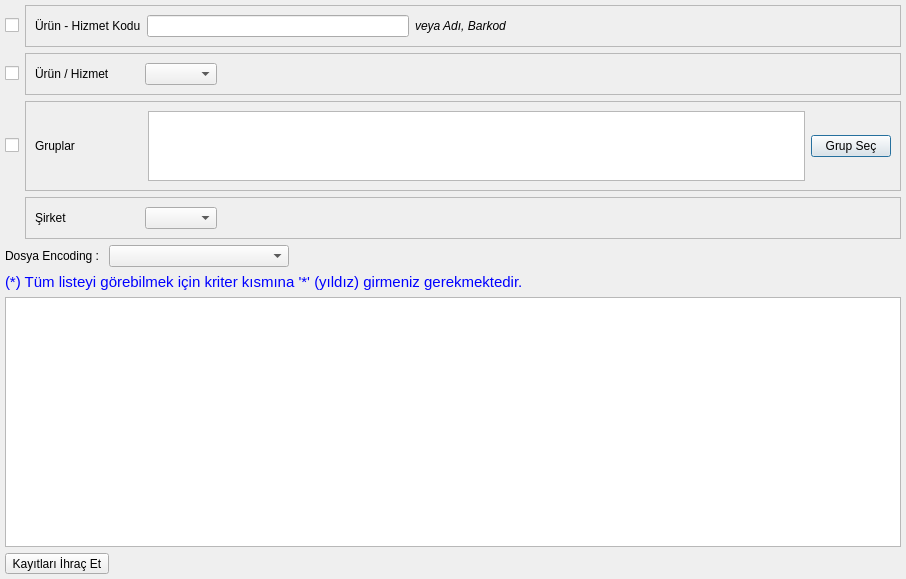
<?xml version="1.0" encoding="UTF-8"?>
<ui version="4.0">
 <class>STOK_URUN_ARAMA</class>
 <widget class="QDialog" name="STOK_URUN_ARAMA">
  <property name="geometry">
   <rect>
    <x>0</x>
    <y>0</y>
    <width>906</width>
    <height>579</height>
   </rect>
  </property>
  <property name="sizePolicy">
   <sizepolicy hsizetype="Expanding" vsizetype="Expanding">
    <horstretch>0</horstretch>
    <verstretch>0</verstretch>
   </sizepolicy>
  </property>
  <property name="minimumSize">
   <size>
    <width>640</width>
    <height>420</height>
   </size>
  </property>
  <property name="windowTitle">
   <string>ÜRÜN ARAMA</string>
  </property>
  <layout class="QGridLayout" name="gridLayout_5" rowstretch="1,1,1,1,1,1,80,1">
   <property name="margin">
    <number>5</number>
   </property>
   <item row="0" column="0">
    <widget class="QCheckBox" name="checkBox_urun_hizmet_kodu">
     <property name="text">
      <string/>
     </property>
    </widget>
   </item>
   <item row="0" column="1">
    <widget class="QFrame" name="frame_urun_hizmet_kodu">
     <property name="sizePolicy">
      <sizepolicy hsizetype="Expanding" vsizetype="Fixed">
       <horstretch>0</horstretch>
       <verstretch>0</verstretch>
      </sizepolicy>
     </property>
     <property name="frameShape">
      <enum>QFrame::StyledPanel</enum>
     </property>
     <property name="frameShadow">
      <enum>QFrame::Raised</enum>
     </property>
     <layout class="QGridLayout" name="gridLayout_3" columnstretch="1,12,20,0">
      <item row="0" column="1">
       <widget class="QLineEdit" name="lineEdit_urun_kodu_urun_adi"/>
      </item>
      <item row="0" column="3">
       <spacer name="horizontalSpacer_3">
        <property name="orientation">
         <enum>Qt::Horizontal</enum>
        </property>
        <property name="sizeHint" stdset="0">
         <size>
          <width>40</width>
          <height>20</height>
         </size>
        </property>
       </spacer>
      </item>
      <item row="0" column="0">
       <widget class="QLabel" name="label_urun_kodu_adi">
        <property name="sizePolicy">
         <sizepolicy hsizetype="Fixed" vsizetype="Fixed">
          <horstretch>0</horstretch>
          <verstretch>0</verstretch>
         </sizepolicy>
        </property>
        <property name="text">
         <string>Ürün - Hizmet Kodu</string>
        </property>
       </widget>
      </item>
      <item row="0" column="2">
       <widget class="QLabel" name="label_4">
        <property name="sizePolicy">
         <sizepolicy hsizetype="Minimum" vsizetype="Fixed">
          <horstretch>0</horstretch>
          <verstretch>0</verstretch>
         </sizepolicy>
        </property>
        <property name="font">
         <font>
          <pointsize>9</pointsize>
          <italic>true</italic>
          <strikeout>false</strikeout>
          <kerning>true</kerning>
         </font>
        </property>
        <property name="text">
         <string>veya Adı, Barkod</string>
        </property>
       </widget>
      </item>
     </layout>
    </widget>
   </item>
   <item row="1" column="0">
    <widget class="QCheckBox" name="checkBox_urun_hizmet_turu">
     <property name="text">
      <string/>
     </property>
    </widget>
   </item>
   <item row="1" column="1">
    <widget class="QFrame" name="frame_urun_hizmet_turu">
     <property name="sizePolicy">
      <sizepolicy hsizetype="Expanding" vsizetype="Fixed">
       <horstretch>0</horstretch>
       <verstretch>0</verstretch>
      </sizepolicy>
     </property>
     <property name="frameShape">
      <enum>QFrame::StyledPanel</enum>
     </property>
     <property name="frameShadow">
      <enum>QFrame::Raised</enum>
     </property>
     <layout class="QGridLayout" name="gridLayout_4">
      <item row="0" column="0">
       <widget class="QLabel" name="label_3">
        <property name="sizePolicy">
         <sizepolicy hsizetype="Fixed" vsizetype="Fixed">
          <horstretch>0</horstretch>
          <verstretch>0</verstretch>
         </sizepolicy>
        </property>
        <property name="text">
         <string>Ürün / Hizmet         </string>
        </property>
       </widget>
      </item>
      <item row="0" column="1">
       <widget class="QComboBox" name="comboBox_urun_hizmet_turu"/>
      </item>
      <item row="0" column="2">
       <spacer name="horizontalSpacer_2">
        <property name="orientation">
         <enum>Qt::Horizontal</enum>
        </property>
        <property name="sizeHint" stdset="0">
         <size>
          <width>607</width>
          <height>20</height>
         </size>
        </property>
       </spacer>
      </item>
     </layout>
    </widget>
   </item>
   <item row="2" column="0">
    <widget class="QCheckBox" name="checkBox_gruplar">
     <property name="sizePolicy">
      <sizepolicy hsizetype="Fixed" vsizetype="Fixed">
       <horstretch>0</horstretch>
       <verstretch>0</verstretch>
      </sizepolicy>
     </property>
     <property name="text">
      <string/>
     </property>
    </widget>
   </item>
   <item row="2" column="1">
    <widget class="QFrame" name="frame_gruplar">
     <property name="sizePolicy">
      <sizepolicy hsizetype="Expanding" vsizetype="Fixed">
       <horstretch>0</horstretch>
       <verstretch>0</verstretch>
      </sizepolicy>
     </property>
     <property name="frameShape">
      <enum>QFrame::StyledPanel</enum>
     </property>
     <property name="frameShadow">
      <enum>QFrame::Raised</enum>
     </property>
     <layout class="QGridLayout" name="gridLayout_2" columnstretch="1,60,5">
      <item row="0" column="0">
       <widget class="QLabel" name="label_2">
        <property name="sizePolicy">
         <sizepolicy hsizetype="Fixed" vsizetype="Fixed">
          <horstretch>0</horstretch>
          <verstretch>0</verstretch>
         </sizepolicy>
        </property>
        <property name="text">
         <string>Gruplar                    </string>
        </property>
       </widget>
      </item>
      <item row="0" column="1">
       <widget class="QTextEdit" name="textEdit_gruplar">
        <property name="maximumSize">
         <size>
          <width>16777215</width>
          <height>70</height>
         </size>
        </property>
        <property name="focusPolicy">
         <enum>Qt::NoFocus</enum>
        </property>
        <property name="readOnly">
         <bool>true</bool>
        </property>
       </widget>
      </item>
      <item row="0" column="2">
       <widget class="QPushButton" name="pushButton_grup_sec">
        <property name="text">
         <string>Grup Seç</string>
        </property>
        <property name="icon">
         <iconset resource="../k9_icons.qrc">
          <normaloff>:/k9_icons/K9_ICONS/k9_grup.png</normaloff>:/k9_icons/K9_ICONS/k9_grup.png</iconset>
        </property>
       </widget>
      </item>
     </layout>
    </widget>
   </item>
   <item row="3" column="1">
    <widget class="QFrame" name="frame_sirket_filtresi">
     <property name="sizePolicy">
      <sizepolicy hsizetype="Expanding" vsizetype="Fixed">
       <horstretch>0</horstretch>
       <verstretch>0</verstretch>
      </sizepolicy>
     </property>
     <property name="frameShape">
      <enum>QFrame::StyledPanel</enum>
     </property>
     <property name="frameShadow">
      <enum>QFrame::Raised</enum>
     </property>
     <layout class="QGridLayout" name="gridLayout">
      <item row="0" column="0">
       <widget class="QLabel" name="label_sirket">
        <property name="sizePolicy">
         <sizepolicy hsizetype="Fixed" vsizetype="Fixed">
          <horstretch>0</horstretch>
          <verstretch>0</verstretch>
         </sizepolicy>
        </property>
        <property name="text">
         <string>Şirket                      </string>
        </property>
       </widget>
      </item>
      <item row="0" column="1">
       <widget class="QComboBox" name="comboBox_sirket">
        <property name="sizePolicy">
         <sizepolicy hsizetype="Minimum" vsizetype="Fixed">
          <horstretch>0</horstretch>
          <verstretch>0</verstretch>
         </sizepolicy>
        </property>
       </widget>
      </item>
      <item row="0" column="2">
       <spacer name="horizontalSpacer">
        <property name="orientation">
         <enum>Qt::Horizontal</enum>
        </property>
        <property name="sizeHint" stdset="0">
         <size>
          <width>40</width>
          <height>20</height>
         </size>
        </property>
       </spacer>
      </item>
     </layout>
    </widget>
   </item>
   <item row="4" column="0" colspan="2">
    <layout class="QFormLayout" name="formLayout">
     <item row="0" column="0">
      <widget class="QLabel" name="label_dosya_encoding">
       <property name="text">
        <string>Dosya Encoding : </string>
       </property>
      </widget>
     </item>
     <item row="0" column="1">
      <widget class="QComboBox" name="comboBox_dosya_encoding">
       <property name="sizePolicy">
        <sizepolicy hsizetype="Expanding" vsizetype="Fixed">
         <horstretch>0</horstretch>
         <verstretch>0</verstretch>
        </sizepolicy>
       </property>
       <property name="minimumSize">
        <size>
         <width>120</width>
         <height>0</height>
        </size>
       </property>
       <property name="maximumSize">
        <size>
         <width>180</width>
         <height>16777215</height>
        </size>
       </property>
      </widget>
     </item>
    </layout>
   </item>
   <item row="5" column="0" colspan="2">
    <widget class="QLabel" name="label">
     <property name="sizePolicy">
      <sizepolicy hsizetype="Expanding" vsizetype="Fixed">
       <horstretch>0</horstretch>
       <verstretch>0</verstretch>
      </sizepolicy>
     </property>
     <property name="font">
      <font>
       <pointsize>11</pointsize>
      </font>
     </property>
     <property name="styleSheet">
      <string notr="true">color: rgb(0, 0, 255);
</string>
     </property>
     <property name="text">
      <string>(*) Tüm listeyi görebilmek için kriter kısmına '*' (yıldız) girmeniz gerekmektedir.</string>
     </property>
    </widget>
   </item>
   <item row="6" column="0" colspan="2">
    <widget class="QTableWidget" name="tableWidget"/>
   </item>
   <item row="7" column="0" colspan="2">
    <layout class="QGridLayout" name="gridLayout_6">
     <item row="0" column="0">
      <widget class="QToolButton" name="tool_button_export">
       <property name="text">
        <string>Kayıtları İhraç Et</string>
       </property>
       <property name="icon">
        <iconset resource="../k9_icons.qrc">
         <normaloff>:/k9_icons/K9_ICONS/dvz_doviz_kurlari_guncelle.png</normaloff>:/k9_icons/K9_ICONS/dvz_doviz_kurlari_guncelle.png</iconset>
       </property>
       <property name="iconSize">
        <size>
         <width>24</width>
         <height>24</height>
        </size>
       </property>
       <property name="toolButtonStyle">
        <enum>Qt::ToolButtonFollowStyle</enum>
       </property>
      </widget>
     </item>
     <item row="0" column="1">
      <widget class="QWidget" name="widget_batch_buttons" native="true">
       <property name="sizePolicy">
        <sizepolicy hsizetype="Expanding" vsizetype="Expanding">
         <horstretch>0</horstretch>
         <verstretch>0</verstretch>
        </sizepolicy>
       </property>
      </widget>
     </item>
    </layout>
   </item>
  </layout>
 </widget>
 <tabstops>
  <tabstop>lineEdit_urun_kodu_urun_adi</tabstop>
  <tabstop>comboBox_sirket</tabstop>
  <tabstop>tableWidget</tabstop>
 </tabstops>
 <resources>
  <include location="../k9_icons.qrc"/>
 </resources>
 <connections/>
</ui>
